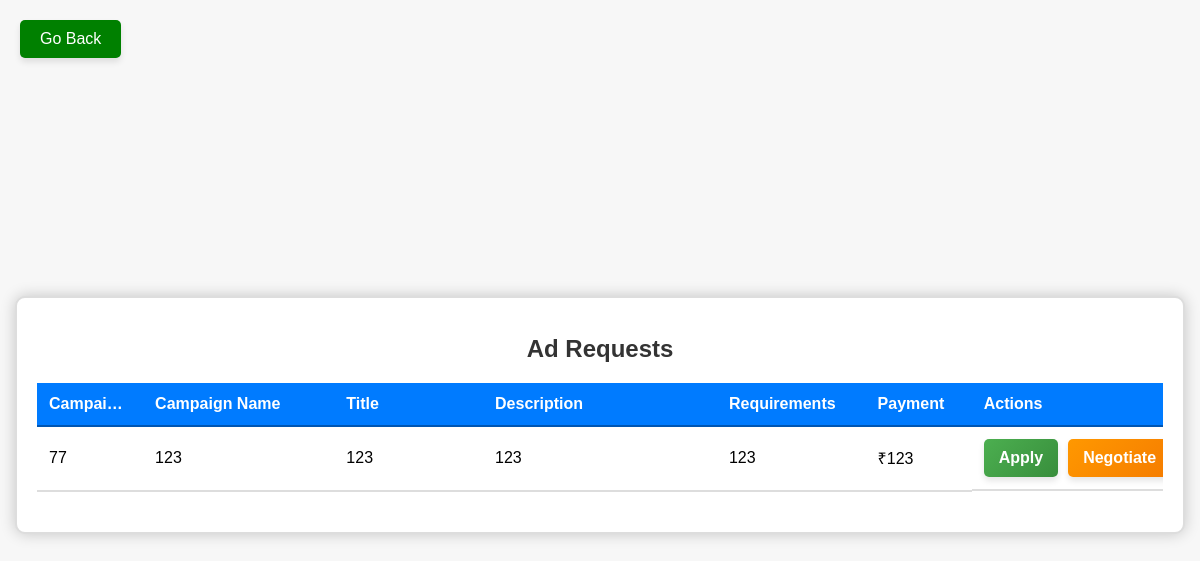
The page /influencer/ad_request/view_all/5 (signed in) on the database its author committed.
### application/models.py (models this page shows)
class AdRequest(db.Model):
    __tablename__ = 'AdRequest'
    RequestID = db.Column(db.Integer, primary_key=True)
    Title = db.Column(db.String(255), nullable=False, unique=True)
    Description = db.Column(db.Text)
    Requirements = db.Column(db.Text)
    Payment = db.Column(db.Float)
    CampaignID = db.Column(db.Integer, db.ForeignKey('campaign.CampaignID', ondelete='CASCADE'), nullable=False)
    Status = db.Column(db.String(10), default='Pending', nullable=False)
    campaign = db.relationship('Campaign', back_populates='ad_requests')
    ad_negotiations = db.relationship('AdNegotiation', back_populates='ad_request', cascade='all, delete-orphan')
    __table_args__=(
        db.CheckConstraint("Status IN ('Pending', 'Accepted','Closed')", name='check_status'),
    )

class Campaign(db.Model):
    CampaignID = db.Column(db.Integer, primary_key=True, autoincrement=True)
    Name = db.Column(db.String(255), nullable=False)
    Description = db.Column(db.Text)
    StartDate = db.Column(db.Date)
    EndDate = db.Column(db.Date)
    SponsorID = db.Column(db.Integer, db.ForeignKey('sponsor.SponsorID'), nullable=False)
    InfluencerID = db.Column(db.Integer, db.ForeignKey('influencer.InfluencerID'))
    Budget = db.Column(db.Float)
    Goal = db.Column(db.Text)
    Outreach = db.Column(db.Integer)
    Visibility = db.Column(db.Enum('Public', 'Private'))
    Flagged = db.Column(db.Integer,nullable=False,default=0)
    sponsor = db.relationship('Sponsor', back_populates='campaigns')
    influencer = db.relationship('Influencer', back_populates='campaigns')
    ad_requests = db.relationship('AdRequest', back_populates='campaign', cascade='all, delete-orphan')

### application/adreq_controllers.py (the view)
@app.route('/influencer/ad_request/view_all/<int:influencer_ID>',methods=['GET'])
@login_required(role='influencer')
def influencer_view_adreqs(influencer_ID):
    subquery = (
    db.session.query(AdNegotiation.RequestID)
    .join(Influencer, AdNegotiation.InfluencerID == Influencer.InfluencerID)
    .filter(Influencer.InfluencerID == 5)
    .distinct()
    )
    requests = (
        db.session.query(AdRequest)
        .join(Campaign, Campaign.CampaignID == AdRequest.CampaignID)
        .filter(
            Campaign.Visibility == 'Public',
            AdRequest.Status == 'Pending',
            ~AdRequest.RequestID.in_(subquery)
        )
        .all()
    )
    return render_template('Ad_inf_viewall.html',ad_requests=requests,influencer_ID=influencer_ID)

### application/home_controllers.py (called while the page is built)
def login_required(role=None):
    def decorator(f):
        @wraps(f)
        def decorated_function(*args, **kwargs):
            if 'user_id' not in session:
                flash('You need to log in to access this page.')
                return redirect(url_for('login'))
            user_id = None
            if role == 'influencer':
                user_id = kwargs.get('influencer_ID')
            elif role == 'sponsor':
                user_id = kwargs.get('sponsor_ID')
            elif role == 'admin':
                user_id = kwargs.get('admin_ID')
            if role and (session.get('user_type') != role or session.get('user_id') != user_id):
                abort(403)
            return f(*args, **kwargs)
        return decorated_function
    return decorator

### Templates/Ad_inf_viewall.html (shortened to what this page needs)
<!DOCTYPE html>
<html lang="en">
<head>
</head>
<body>
    <a href="/influencer/home/{{ influencer_ID }}" class="go-back">Go Back</a>
    <div class="container">
        <h1>Ad Requests</h1>
        {% if ad_requests %}
        <table>
            <thead>
                <tr>
                    <th style="width: 10%;">Campaign ID</th>
                    <th style="width: 20%;">Campaign Name</th>
                    <th style="width: 15%;">Title</th>
                    <th style="width: 25%;">Description</th>
                    <th style="width: 15%;">Requirements</th>
                    <th style="width: 10%;">Payment</th>
                    <th style="width: 20%;">Actions</th>
                </tr>
            </thead>
            <tbody>
                {% for request in ad_requests %}
                <tr>
                    <td>{{ request.CampaignID }}</td>
                    <td>{{ request.campaign.Name }}</td>
                    <td>{{ request.Title }}</td>
                    <td>{{ request.Description }}</td>
                    <td>{{ request.Requirements }}</td>
                    <td>₹{{ request.Payment }}</td>
                    <td class="actions">
                        <form action="/influencer/apply/{{ influencer_ID }}/{{ request.RequestID }}" method="post">
                            <button type="submit" class="button apply" onclick="return confirm('Are you sure you want to apply for this ad request?');">Apply</button>
                        </form>
                        <a href="/ad_request/influencer/create_negotiation/{{ influencer_ID }}/{{ request.RequestID }}" class="button negotiate">Negotiate</a>
                    </td>
                </tr>
                {% endfor %}
            </tbody>
        </table>
        {% else %}
        <p>No ad requests available.</p>
        {% endif %}
    </div>
</body>
</html>

### Templates/Ad_inf_viewall.html (style rules this page uses)
body { font-family: Arial, sans-serif; background-color: #f7f7f7; margin: 0; padding: 15px; display: flex; justify-content: center; align-items: center; height: 100vh; position: relative; overflow: hidden; }
.container { max-width: 2000px; width: 100%; background-color: #ffffff; padding: 20px; border-radius: 10px; border: 2px solid #ddd; box-shadow: 0 0 15px rgba(0, 0, 0, 0.2); box-sizing: border-box; position: relative; overflow: hidden; }
h1 { text-align: center; margin-bottom: 20px; font-size: 24px; color: #333; }
table { width: 100%; border-collapse: collapse; margin-bottom: 20px; font-size: 16px; table-layout: fixed; }
th, td { padding: 12px; text-align: left; border-bottom: 2px solid #ddd; overflow: hidden; text-overflow: ellipsis; white-space: nowrap; }
th { background-color: #007bff; color: white; border-bottom: 2px solid #0056b3; }
.actions { display: flex; gap: 10px; flex-wrap: nowrap; align-items: center; }
.button { padding: 10px 15px; border: none; border-radius: 5px; cursor: pointer; text-decoration: none; color: white; text-align: center; font-size: 16px; font-weight: bold; transition: all 0.3s ease; box-shadow: 0 4px 6px rgba(0, 0, 0, 0.1); }
.apply { background: linear-gradient(135deg, #4caf50, #388e3c); }
.negotiate { background: linear-gradient(135deg, #ff9800, #f57c00); }
.go-back { position: absolute; top: 20px; left: 20px; padding: 10px 20px; background-color: green; color: white; border-radius: 5px; text-decoration: none; transition: background-color 0.3s ease, box-shadow 0.3s ease; box-shadow: 0 4px 6px rgba(0, 0, 0, 0.1); }

### rows shown on the page
AdRequest: CampaignID "77", campaign.Name "123", Title "123", Description "123", Requirements "123", Payment "123"
